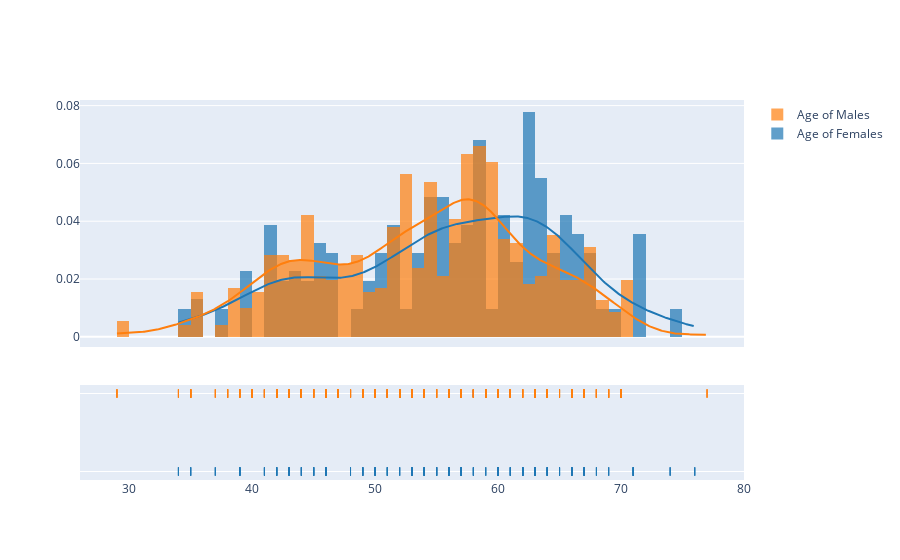

Source (notebook cell):
### Markdown cell above
* Plotting the distribution of age in the data

### Code cell
ff.create_distplot([df[df.sex==0].age,df[df.sex==1].age],["Age of Females","Age of Males"])

### Figure 1 — Plotly figure (JSON) as saved in the notebook; plotly's stock layout.template omitted (floating-point values rounded to 4 significant figures; data arrays with more than 128 entries replaced by an {"elided": "..."} marker saying what was removed)
{"data": [{"autobinx": false, "histnorm": "probability density", "legendgroup": "Age of Females", "marker": {"color": "rgb(31, 119, 180)"}, "name": "Age of Females", "opacity": 0.7, "type": "histogram", "x": {"elided": "312 int values"}, "xaxis": "x", "xbins": {"end": 76, "size": 1, "start": 34}, "yaxis": "y"}, {"autobinx": false, "histnorm": "probability density", "legendgroup": "Age of Males", "marker": {"color": "rgb(255, 127, 14)"}, "name": "Age of Males", "opacity": 0.7, "type": "histogram", "x": {"elided": "713 int values"}, "xaxis": "x", "xbins": {"end": 77, "size": 1, "start": 29}, "yaxis": "y"}, {"legendgroup": "Age of Females", "marker": {"color": "rgb(31, 119, 180)"}, "mode": "lines", "name": "Age of Females", "showlegend": false, "type": "scatter", "x": {"elided": "500 float values"}, "xaxis": "x", "y": {"elided": "500 float values"}, "yaxis": "y"}, {"legendgroup": "Age of Males", "marker": {"color": "rgb(255, 127, 14)"}, "mode": "lines", "name": "Age of Males", "showlegend": false, "type": "scatter", "x": {"elided": "500 float values"}, "xaxis": "x", "y": {"elided": "500 float values"}, "yaxis": "y"}, {"legendgroup": "Age of Females", "marker": {"color": "rgb(31, 119, 180)", "symbol": "line-ns-open"}, "mode": "markers", "name": "Age of Females", "showlegend": false, "type": "scatter", "x": {"elided": "312 int values"}, "xaxis": "x", "y": {"elided": "312 str values"}, "yaxis": "y2"}, {"legendgroup": "Age of Males", "marker": {"color": "rgb(255, 127, 14)", "symbol": "line-ns-open"}, "mode": "markers", "name": "Age of Males", "showlegend": false, "type": "scatter", "x": {"elided": "713 int values"}, "xaxis": "x", "y": {"elided": "713 str values"}, "yaxis": "y2"}], "layout": {"barmode": "overlay", "hovermode": "closest", "legend": {"traceorder": "reversed"}, "xaxis": {"anchor": "y2", "domain": [0, 1], "zeroline": false}, "yaxis": {"anchor": "free", "domain": [0.35, 1], "position": 0}, "yaxis2": {"anchor": "x", "domain": [0, 0.25], "dtick": 1, "showticklabels": false}}}
